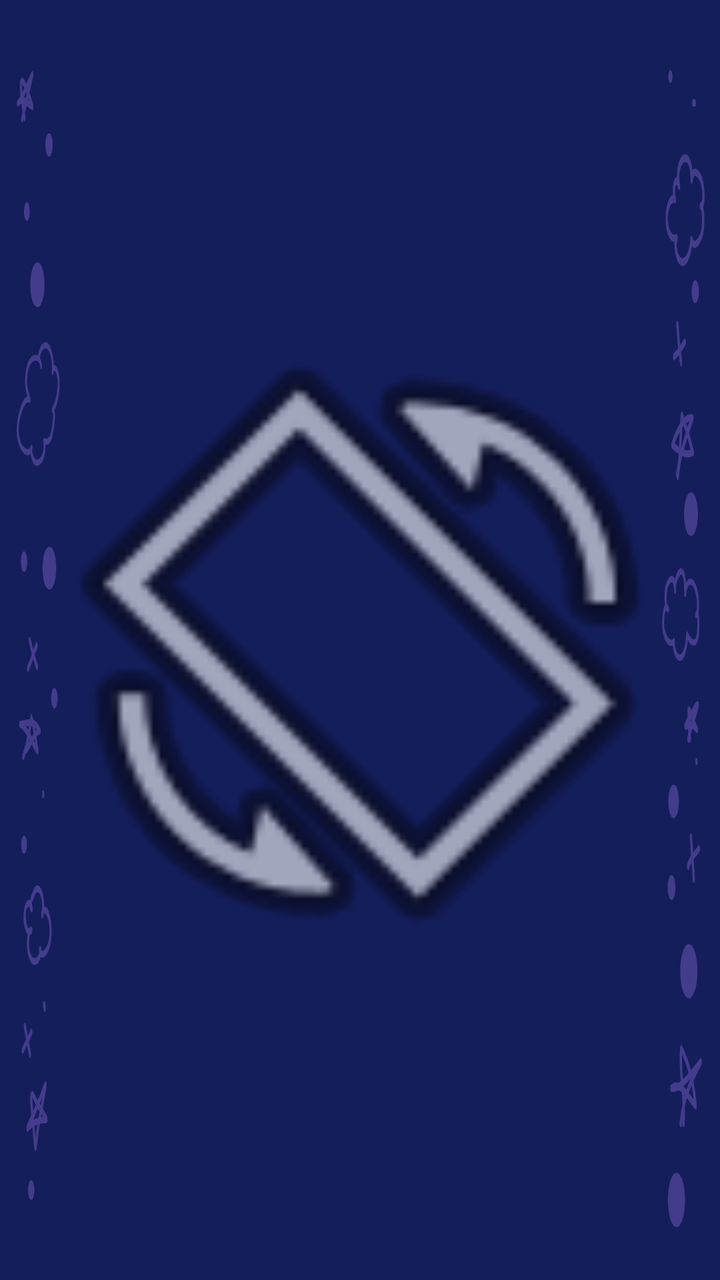
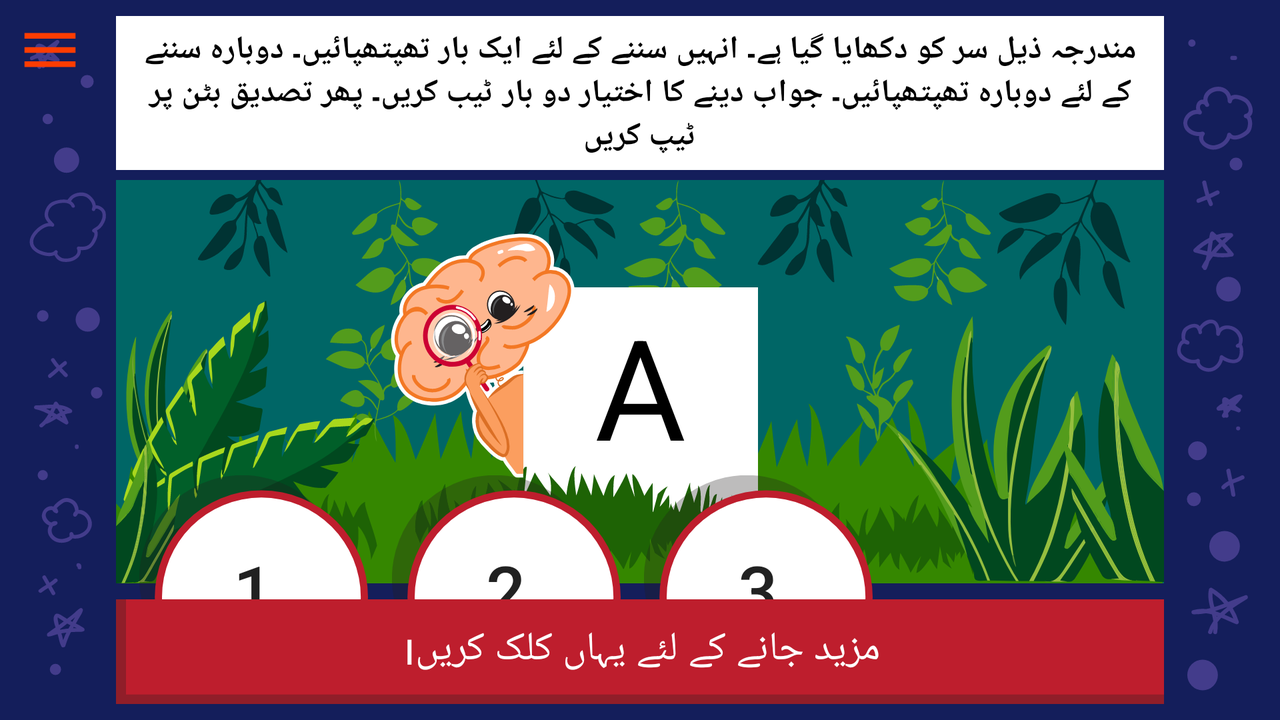

One screen, two layout resources from the same app: the default and the author's alternative for another configuration. Each is rendered where Android would select it; the XML of both is given below.
<!-- AndroidManifest.xml: application theme AppTheme -->
<!-- res/layout/activity_v_and_c.xml -->
<?xml version="1.0" encoding="utf-8"?>
<androidx.constraintlayout.widget.ConstraintLayout xmlns:android="http://schemas.android.com/apk/res/android"
    xmlns:app="http://schemas.android.com/apk/res-auto"
    xmlns:tools="http://schemas.android.com/tools"
    android:layout_width="match_parent"
    android:layout_height="match_parent"
    android:background="@drawable/blue_background"
    android:visibility="visible"
    tools:context=".v_and_c">


    <ImageView
        android:id="@+id/imageView7"
        android:layout_width="0dp"
        android:layout_height="0dp"
        app:layout_constraintBottom_toBottomOf="parent"
        app:layout_constraintEnd_toEndOf="parent"
        app:layout_constraintStart_toStartOf="parent"
        app:layout_constraintTop_toTopOf="parent"
        app:srcCompat="@android:drawable/ic_menu_always_landscape_portrait" />

    <TextView
        android:id="@+id/question"
        android:layout_width="0dp"
        android:layout_height="0dp"
        android:layout_marginStart="58dp"
        android:layout_marginTop="8dp"
        android:layout_marginEnd="58dp"
        android:layout_marginBottom="5dp"
        android:background="@color/white"
        android:gravity="center|center_horizontal|center_vertical"
        android:paddingStart="8dp"
        android:paddingLeft="10dp"
        android:paddingTop="2dp"
        android:paddingEnd="8dp"
        android:paddingRight="10dp"
        android:paddingBottom="2dp"
        android:text="@string/vowels_question"
        android:textColor="@color/black"
        android:textStyle="bold"
        android:visibility="invisible"
        app:autoSizeMinTextSize="16sp"
        app:autoSizeStepGranularity="20sp"
        app:autoSizeTextType="uniform"
        app:layout_constraintBottom_toTopOf="@+id/guideline5"
        app:layout_constraintEnd_toEndOf="parent"
        app:layout_constraintStart_toStartOf="parent"
        app:layout_constraintTop_toTopOf="parent" />


    <Button
        android:id="@+id/start_btn"
        android:layout_width="0dp"
        android:layout_height="0dp"
        android:layout_marginStart="58dp"
        android:layout_marginTop="8dp"
        android:layout_marginEnd="58dp"
        android:layout_marginBottom="8dp"
        android:background="@drawable/vc_start_btn_red"
        android:text="@string/click_here_to_start"
        android:textAllCaps="false"
        android:textColor="@color/white"
        android:visibility="invisible"
        app:autoSizeMinTextSize="20sp"
        app:autoSizeStepGranularity="25sp"
        app:autoSizeTextType="uniform"
        app:layout_constraintBottom_toBottomOf="parent"
        app:layout_constraintEnd_toEndOf="parent"
        app:layout_constraintStart_toStartOf="parent"
        app:layout_constraintTop_toTopOf="@+id/guideline6"
        app:srcCompat="@drawable/vc_start_btn"
        tools:ignore="VectorDrawableCompat" />

    <androidx.constraintlayout.widget.Guideline
        android:id="@+id/guideline5"
        android:layout_width="wrap_content"
        android:layout_height="wrap_content"
        android:orientation="horizontal"
        android:visibility="invisible"
        app:layout_constraintGuide_percent="0.25" />

    <androidx.constraintlayout.widget.Guideline
        android:id="@+id/guideline6"
        android:layout_width="wrap_content"
        android:layout_height="wrap_content"
        android:orientation="horizontal"
        android:visibility="invisible"
        app:layout_constraintGuide_percent="0.81" />

    <androidx.constraintlayout.widget.Guideline
        android:id="@+id/guideline2"
        android:layout_width="wrap_content"
        android:layout_height="wrap_content"
        android:orientation="horizontal"
        android:visibility="invisible"
        app:layout_constraintGuide_percent="0.66" />

    <androidx.constraintlayout.widget.ConstraintLayout
        android:id="@+id/constraintLayout2"
        android:layout_width="0dp"
        android:layout_height="0dp"
        android:layout_marginStart="58dp"
        android:layout_marginEnd="58dp"
        android:background="@drawable/c_back"
        android:visibility="invisible"
        app:layout_constraintBottom_toTopOf="@+id/guideline6"
        app:layout_constraintEnd_toEndOf="parent"
        app:layout_constraintStart_toStartOf="parent"
        app:layout_constraintTop_toTopOf="@+id/guideline5">


        <TextView
            android:id="@+id/display_textView"
            android:layout_width="0dp"
            android:layout_height="0dp"
            android:gravity="center_horizontal"
            android:text="A"
            android:textAlignment="center"
            android:textColor="@android:color/black"
            android:visibility="invisible"
            app:autoSizeMinTextSize="55sp"
            app:autoSizeStepGranularity="15sp"
            app:autoSizeTextType="uniform"
            app:layout_constraintBottom_toTopOf="@+id/guideline23"
            app:layout_constraintDimensionRatio="1:1"
            app:layout_constraintEnd_toStartOf="@+id/guideline21"
            app:layout_constraintStart_toStartOf="@+id/guideline20"
            app:layout_constraintTop_toTopOf="@+id/guideline22" />

        <androidx.constraintlayout.widget.Guideline
            android:id="@+id/guideline20"
            android:layout_width="wrap_content"
            android:layout_height="wrap_content"
            android:orientation="vertical"
            android:visibility="invisible"
            app:layout_constraintGuide_percent="0.3" />

        <androidx.constraintlayout.widget.Guideline
            android:id="@+id/guideline21"
            android:layout_width="wrap_content"
            android:layout_height="wrap_content"
            android:orientation="vertical"
            android:visibility="invisible"
            app:layout_constraintGuide_percent="0.7" />

        <androidx.constraintlayout.widget.Guideline
            android:id="@+id/guideline22"
            android:layout_width="wrap_content"
            android:layout_height="wrap_content"
            android:orientation="horizontal"
            android:visibility="invisible"
            app:layout_constraintGuide_percent="0.22" />

        <androidx.constraintlayout.widget.Guideline
            android:id="@+id/guideline23"
            android:layout_width="wrap_content"
            android:layout_height="wrap_content"
            android:orientation="horizontal"
            android:visibility="invisible"
            app:layout_constraintGuide_percent="0.77" />

    </androidx.constraintlayout.widget.ConstraintLayout>


    <androidx.constraintlayout.widget.ConstraintLayout
        android:id="@+id/buttons_container"
        android:layout_width="0dp"
        android:layout_height="0dp"
        android:visibility="invisible"
        app:layout_constraintBottom_toBottomOf="@+id/start_btn"
        app:layout_constraintEnd_toStartOf="@+id/guideline33"
        app:layout_constraintHorizontal_bias="1.0"
        app:layout_constraintStart_toStartOf="@+id/constraintLayout2"
        app:layout_constraintTop_toTopOf="@+id/guideline2">

        <Button
            android:id="@+id/btn2"
            android:layout_width="0dp"
            android:layout_height="0dp"
            android:background="@drawable/vc_btn_back"
            android:text="2"
            android:typeface="normal"
            android:visibility="invisible"
            app:autoSizeMinTextSize="35sp"
            app:autoSizeStepGranularity="100sp"
            app:autoSizeTextType="uniform"
            app:layout_constraintBottom_toBottomOf="parent"
            app:layout_constraintDimensionRatio="1:1"
            app:layout_constraintEnd_toStartOf="@+id/btn3"
            app:layout_constraintHorizontal_bias="0.5"
            app:layout_constraintStart_toEndOf="@+id/btn1"
            app:layout_constraintTop_toTopOf="parent" />

        <Button
            android:id="@+id/btn1"
            android:layout_width="0dp"
            android:layout_height="0dp"
            android:background="@drawable/vc_btn_back"
            android:foregroundGravity="center_vertical|clip_horizontal|center"
            android:gravity="center|center_horizontal|center_vertical"
            android:text="1"
            android:typeface="normal"
            android:visibility="invisible"
            app:autoSizeMinTextSize="35sp"
            app:autoSizeStepGranularity="100sp"
            app:autoSizeTextType="uniform"
            app:layout_constraintBottom_toBottomOf="parent"
            app:layout_constraintDimensionRatio="1:1"
            app:layout_constraintEnd_toStartOf="@+id/btn2"
            app:layout_constraintHorizontal_bias="0.5"
            app:layout_constraintStart_toStartOf="parent"
            app:layout_constraintTop_toTopOf="parent" />

        <Button
            android:id="@+id/btn3"
            android:layout_width="0dp"
            android:layout_height="0dp"
            android:background="@drawable/vc_btn_back"
            android:text="3"
            android:typeface="normal"
            android:visibility="invisible"
            app:autoSizeMinTextSize="35sp"
            app:autoSizeStepGranularity="100sp"
            app:autoSizeTextType="uniform"
            app:layout_constraintBottom_toBottomOf="parent"
            app:layout_constraintDimensionRatio="1:1"
            app:layout_constraintEnd_toEndOf="parent"
            app:layout_constraintHorizontal_bias="0.5"
            app:layout_constraintStart_toEndOf="@+id/btn2"
            app:layout_constraintTop_toTopOf="parent" />
    </androidx.constraintlayout.widget.ConstraintLayout>

    <Button
        android:id="@+id/btn_conform"
        android:layout_width="0dp"
        android:layout_height="0dp"
        android:background="@drawable/green_back"
        android:enabled="false"
        android:text="@string/confirm"
        android:textAllCaps="false"
        android:textColor="#37FFFFFF"
        android:visibility="invisible"
        app:autoSizeMinTextSize="20sp"
        app:autoSizeStepGranularity="30sp"
        app:autoSizeTextType="uniform"
        app:layout_constraintBottom_toBottomOf="@+id/start_btn"
        app:layout_constraintEnd_toEndOf="@+id/constraintLayout2"
        app:layout_constraintStart_toStartOf="@+id/guideline33"
        app:layout_constraintTop_toTopOf="@+id/start_btn" />

    <androidx.constraintlayout.widget.Guideline
        android:id="@+id/guideline33"
        android:layout_width="wrap_content"
        android:layout_height="wrap_content"
        android:orientation="vertical"
        android:visibility="invisible"
        app:layout_constraintGuide_percent="0.7" />

    <Button
        android:id="@+id/menu_btn"
        android:layout_width="0dp"
        android:layout_height="0dp"
        android:layout_marginStart="8dp"
        android:layout_marginLeft="8dp"
        android:layout_marginEnd="16dp"
        android:layout_marginRight="16dp"
        android:background="@drawable/menu_icon"
        android:visibility="invisible"
        app:layout_constraintDimensionRatio="w,1:1"
        app:layout_constraintEnd_toStartOf="@+id/question"
        app:layout_constraintStart_toStartOf="parent"
        app:layout_constraintTop_toTopOf="@+id/question" />


</androidx.constraintlayout.widget.ConstraintLayout>
<!-- resources referenced by this layout -->
<resources>
  <color name="black">#000000</color>
  <color name="white">#FFFF</color>
  <!-- drawable blue_background: vector/xml drawable (drawable, 16011 chars, omitted) -->
  <!-- drawable c_back: vector/xml drawable (drawable, 120046 chars, omitted) -->
  <!-- drawable green_back (drawable) -->
  <vector xmlns:android="http://schemas.android.com/apk/res/android"
      android:width="249.275dp"
      android:height="80dp"
      android:viewportWidth="249.275"
      android:viewportHeight="80">
    <path
        android:pathData="M14.71,0L0,0v80L249.275,80L249.275,0Z"
        android:fillColor="#27ae60"/>
    <path
        android:pathData="M14.71,72.727h-7.449L7.261,0h-7.262v80L249.275,80v-7.273Z"
        android:strokeAlpha="0.3"
        android:fillColor="#231f20"
        android:fillAlpha="0.3"/>
  </vector>
  <!-- drawable menu_icon (drawable) -->
  <vector android:height="24dp" android:tint="#FF3C00"
      android:viewportHeight="24" android:viewportWidth="24"
      android:width="24dp" xmlns:android="http://schemas.android.com/apk/res/android">
      <path android:fillColor="@android:color/white" android:pathData="M3,18h18v-2L3,16v2zM3,13h18v-2L3,11v2zM3,6v2h18L21,6L3,6z"/>
  </vector>
  <!-- drawable vc_btn_back (drawable) -->
  <vector android:height="222dp" android:viewportHeight="221.5"
      android:viewportWidth="222" android:width="222dp" xmlns:android="http://schemas.android.com/apk/res/android">
      <path android:fillAlpha="0.3" android:fillColor="#231f20"
          android:pathData="M100.003,99.997m-91.65,40.003a100,100 110.668,1 1,183.3 -80.006a100,100 110.668,1 1,-183.3 80.006" android:strokeAlpha="0.3"/>
      <path android:fillColor="#fff" android:pathData="M118.508,117.988m-91.664,39.971a100,100 0,1 1,183.328 -79.942a100,100 0,1 1,-183.328 79.942"/>
      <path android:fillColor="#be1e2d" android:pathData="M15,118A103.5,103.5 0,1 1,118.5 221.5,103.62 103.62,0 0,1 15,118ZM215,118a96.5,96.5 0,1 0,-96.5 96.5A96.61,96.61 0,0 0,215 118Z"/>
  </vector>
  <!-- drawable vc_start_btn (drawable) -->
  <vector android:height="110dp" android:viewportHeight="110"
      android:viewportWidth="1051.8" android:width="1052dp" xmlns:android="http://schemas.android.com/apk/res/android">
      <path android:fillColor="#27ae60" android:pathData="M1.8,0h1050v110h-1050z"/>
      <path android:fillAlpha="0.3" android:fillColor="#231f20"
          android:pathData="M10,100l1040,0l0,10l-1050,0l0,-110l10,0l0,100z" android:strokeAlpha="0.3"/>
  </vector>
  <!-- drawable vc_start_btn_red (drawable) -->
  <vector xmlns:android="http://schemas.android.com/apk/res/android"
      android:width="1050dp"
      android:height="110dp"
      android:viewportWidth="1050"
      android:viewportHeight="110">
    <path
        android:pathData="M0,0h1050v110h-1050z"
        android:fillColor="#be1e2d"/>
    <path
        android:pathData="M10,100L1050,100v10L0,110L0,0h10Z"
        android:strokeAlpha="0.3"
        android:fillColor="#231f20"
        android:fillAlpha="0.3"/>
  </vector>
  <string name="click_here_to_start">مزید جانے کے لئے یہاں کلک کریں।</string>
  <string name="confirm">تصدیق کریں</string>
  <string name="vowels_question">مندرجہ ذیل سر کو دکھایا گیا ہے۔ انہیں سننے کے لئے ایک بار تھپتھپائیں۔ دوبارہ سننے کے لئے دوبارہ تھپتھپائیں۔ جواب دینے کا اختیار دو بار ٹیب کریں۔ پھر  تصدیق  بٹن پر ٹیپ کریں</string>
  <style name="AppTheme" parent="Theme.AppCompat.Light.NoActionBar">
          
          <item name="android:forceDarkAllowed" tools:targetApi="q">false</item>
          <item name="colorPrimary">@color/colorPrimary</item>
          <item name="colorPrimaryDark">@color/colorPrimaryDark</item>
          <item name="colorAccent">@color/colorAccent</item>
      </style>
  <color name="colorPrimary">#008577</color>
  <color name="colorPrimaryDark">#00574B</color>
  <color name="colorAccent">#D81B60</color>
</resources>
<!-- res/layout-land/activity_v_and_c.xml (the author's variant of the layout above) -->
<!-- drawn on the phone turned sideways -->
<?xml version="1.0" encoding="utf-8"?>
<androidx.constraintlayout.widget.ConstraintLayout xmlns:android="http://schemas.android.com/apk/res/android"
    xmlns:app="http://schemas.android.com/apk/res-auto"
    xmlns:tools="http://schemas.android.com/tools"
    android:layout_width="match_parent"
    android:layout_height="match_parent"
    android:background="@drawable/blue_background"
    tools:context=".v_and_c">


    <TextView
        android:id="@+id/question"
        android:layout_width="0dp"
        android:layout_height="0dp"
        android:layout_marginStart="58dp"
        android:layout_marginTop="8dp"
        android:layout_marginEnd="58dp"
        android:layout_marginBottom="5dp"
        android:background="@color/white"
        android:gravity="center|center_horizontal|center_vertical"
        android:paddingStart="8dp"
        android:paddingLeft="10dp"
        android:paddingTop="2dp"
        android:paddingEnd="8dp"
        android:paddingRight="10dp"
        android:paddingBottom="2dp"
        android:text="@string/vowels_question"
        android:textColor="@color/black"
        android:textStyle="bold"
        app:autoSizeMinTextSize="16sp"
        app:autoSizeStepGranularity="20sp"
        app:autoSizeTextType="uniform"
        app:layout_constraintBottom_toTopOf="@+id/guideline5"
        app:layout_constraintEnd_toEndOf="parent"
        app:layout_constraintStart_toStartOf="parent"
        app:layout_constraintTop_toTopOf="parent" />


    <Button
        android:id="@+id/start_btn"
        android:layout_width="0dp"
        android:layout_height="0dp"
        android:layout_marginStart="58dp"
        android:layout_marginTop="8dp"
        android:layout_marginEnd="58dp"
        android:layout_marginBottom="8dp"
        android:background="@drawable/vc_start_btn_red"
        android:text="@string/click_here_to_start"
        android:textAllCaps="false"
        android:textColor="@color/white"
        android:visibility="visible"
        app:autoSizeMinTextSize="20sp"
        app:autoSizeStepGranularity="25sp"
        app:autoSizeTextType="uniform"
        app:layout_constraintBottom_toBottomOf="parent"
        app:layout_constraintEnd_toEndOf="parent"
        app:layout_constraintStart_toStartOf="parent"
        app:layout_constraintTop_toTopOf="@+id/guideline6"
        app:srcCompat="@drawable/vc_start_btn"
        tools:ignore="VectorDrawableCompat" />

    <androidx.constraintlayout.widget.Guideline
        android:id="@+id/guideline5"
        android:layout_width="wrap_content"
        android:layout_height="wrap_content"
        android:orientation="horizontal"
        app:layout_constraintGuide_percent="0.25" />

    <androidx.constraintlayout.widget.Guideline
        android:id="@+id/guideline6"
        android:layout_width="wrap_content"
        android:layout_height="wrap_content"
        android:orientation="horizontal"
        app:layout_constraintGuide_percent="0.81" />

    <androidx.constraintlayout.widget.Guideline
        android:id="@+id/guideline2"
        android:layout_width="wrap_content"
        android:layout_height="wrap_content"
        android:orientation="horizontal"
        app:layout_constraintGuide_percent="0.66" />

    <androidx.constraintlayout.widget.ConstraintLayout
        android:id="@+id/constraintLayout2"
        android:layout_width="0dp"
        android:layout_height="0dp"
        android:layout_marginStart="58dp"
        android:layout_marginEnd="58dp"
        android:background="@drawable/c_back"
        app:layout_constraintBottom_toTopOf="@+id/guideline6"
        app:layout_constraintEnd_toEndOf="parent"
        app:layout_constraintStart_toStartOf="parent"
        app:layout_constraintTop_toTopOf="@+id/guideline5">


        <TextView
            android:id="@+id/display_textView"
            android:layout_width="0dp"
            android:layout_height="0dp"
            android:gravity="center_horizontal"
            android:text="A"
            android:textAlignment="center"
            android:textColor="@android:color/black"
            app:autoSizeMinTextSize="55sp"
            app:autoSizeStepGranularity="15sp"
            app:autoSizeTextType="uniform"
            app:layout_constraintBottom_toTopOf="@+id/guideline23"
            app:layout_constraintDimensionRatio="1:1"
            app:layout_constraintEnd_toStartOf="@+id/guideline21"
            app:layout_constraintStart_toStartOf="@+id/guideline20"
            app:layout_constraintTop_toTopOf="@+id/guideline22" />

        <androidx.constraintlayout.widget.Guideline
            android:id="@+id/guideline20"
            android:layout_width="wrap_content"
            android:layout_height="wrap_content"
            android:orientation="vertical"
            app:layout_constraintGuide_percent="0.3" />

        <androidx.constraintlayout.widget.Guideline
            android:id="@+id/guideline21"
            android:layout_width="wrap_content"
            android:layout_height="wrap_content"
            android:orientation="vertical"
            app:layout_constraintGuide_percent="0.7" />

        <androidx.constraintlayout.widget.Guideline
            android:id="@+id/guideline22"
            android:layout_width="wrap_content"
            android:layout_height="wrap_content"
            android:orientation="horizontal"
            app:layout_constraintGuide_percent="0.28" />

        <androidx.constraintlayout.widget.Guideline
            android:id="@+id/guideline23"
            android:layout_width="wrap_content"
            android:layout_height="wrap_content"
            android:orientation="horizontal"
            app:layout_constraintGuide_percent="0.77" />

    </androidx.constraintlayout.widget.ConstraintLayout>


    <androidx.constraintlayout.widget.ConstraintLayout
        android:id="@+id/buttons_container"
        android:layout_width="0dp"
        android:layout_height="0dp"
        app:layout_constraintBottom_toBottomOf="@+id/start_btn"
        app:layout_constraintEnd_toStartOf="@+id/guideline33"
        app:layout_constraintHorizontal_bias="1.0"
        app:layout_constraintStart_toStartOf="@+id/constraintLayout2"
        app:layout_constraintTop_toTopOf="@+id/guideline2">

        <Button
            android:id="@+id/btn2"
            android:layout_width="0dp"
            android:layout_height="0dp"
            android:background="@drawable/vc_btn_back"
            android:text="2"
            android:typeface="normal"
            android:visibility="visible"
            app:autoSizeMinTextSize="35sp"
            app:autoSizeStepGranularity="100sp"
            app:autoSizeTextType="uniform"
            app:layout_constraintBottom_toBottomOf="parent"
            app:layout_constraintDimensionRatio="1:1"
            app:layout_constraintEnd_toStartOf="@+id/btn3"
            app:layout_constraintHorizontal_bias="0.5"
            app:layout_constraintStart_toEndOf="@+id/btn1"
            app:layout_constraintTop_toTopOf="parent" />

        <Button
            android:id="@+id/btn1"
            android:layout_width="0dp"
            android:layout_height="0dp"
            android:background="@drawable/vc_btn_back"
            android:foregroundGravity="center_vertical|clip_horizontal|center"
            android:gravity="center|center_horizontal|center_vertical"
            android:text="1"
            android:typeface="normal"
            android:visibility="visible"
            app:autoSizeMinTextSize="35sp"
            app:autoSizeStepGranularity="100sp"
            app:autoSizeTextType="uniform"
            app:layout_constraintBottom_toBottomOf="parent"
            app:layout_constraintDimensionRatio="1:1"
            app:layout_constraintEnd_toStartOf="@+id/btn2"
            app:layout_constraintHorizontal_bias="0.5"
            app:layout_constraintStart_toStartOf="parent"
            app:layout_constraintTop_toTopOf="parent" />

        <Button
            android:id="@+id/btn3"
            android:layout_width="0dp"
            android:layout_height="0dp"
            android:background="@drawable/vc_btn_back"
            android:text="3"
            android:typeface="normal"
            android:visibility="visible"
            app:autoSizeMinTextSize="35sp"
            app:autoSizeStepGranularity="100sp"
            app:autoSizeTextType="uniform"
            app:layout_constraintBottom_toBottomOf="parent"
            app:layout_constraintDimensionRatio="1:1"
            app:layout_constraintEnd_toEndOf="parent"
            app:layout_constraintHorizontal_bias="0.5"
            app:layout_constraintStart_toEndOf="@+id/btn2"
            app:layout_constraintTop_toTopOf="parent" />
    </androidx.constraintlayout.widget.ConstraintLayout>

    <Button
        android:id="@+id/btn_conform"
        android:layout_width="0dp"
        android:layout_height="0dp"
        android:background="@drawable/green_back"
        android:enabled="false"
        android:text="@string/confirm"
        android:textAllCaps="false"
        android:textColor="#37FFFFFF"
        android:visibility="visible"
        app:autoSizeMinTextSize="20sp"
        app:autoSizeStepGranularity="30sp"
        app:autoSizeTextType="uniform"
        app:layout_constraintBottom_toBottomOf="@+id/start_btn"
        app:layout_constraintEnd_toEndOf="@+id/constraintLayout2"
        app:layout_constraintStart_toStartOf="@+id/guideline33"
        app:layout_constraintTop_toTopOf="@+id/start_btn" />

    <androidx.constraintlayout.widget.Guideline
        android:id="@+id/guideline33"
        android:layout_width="wrap_content"
        android:layout_height="wrap_content"
        android:orientation="vertical"
        app:layout_constraintGuide_percent="0.7" />

    <Button
        android:id="@+id/menu_btn"
        android:layout_width="0dp"
        android:layout_height="0dp"
        android:layout_marginStart="8dp"
        android:layout_marginLeft="8dp"
        android:layout_marginEnd="16dp"
        android:layout_marginRight="16dp"
        android:background="@drawable/menu_icon"
        app:layout_constraintDimensionRatio="w,1:1"
        app:layout_constraintEnd_toStartOf="@+id/question"
        app:layout_constraintStart_toStartOf="parent"
        app:layout_constraintTop_toTopOf="@+id/question" />


</androidx.constraintlayout.widget.ConstraintLayout>
